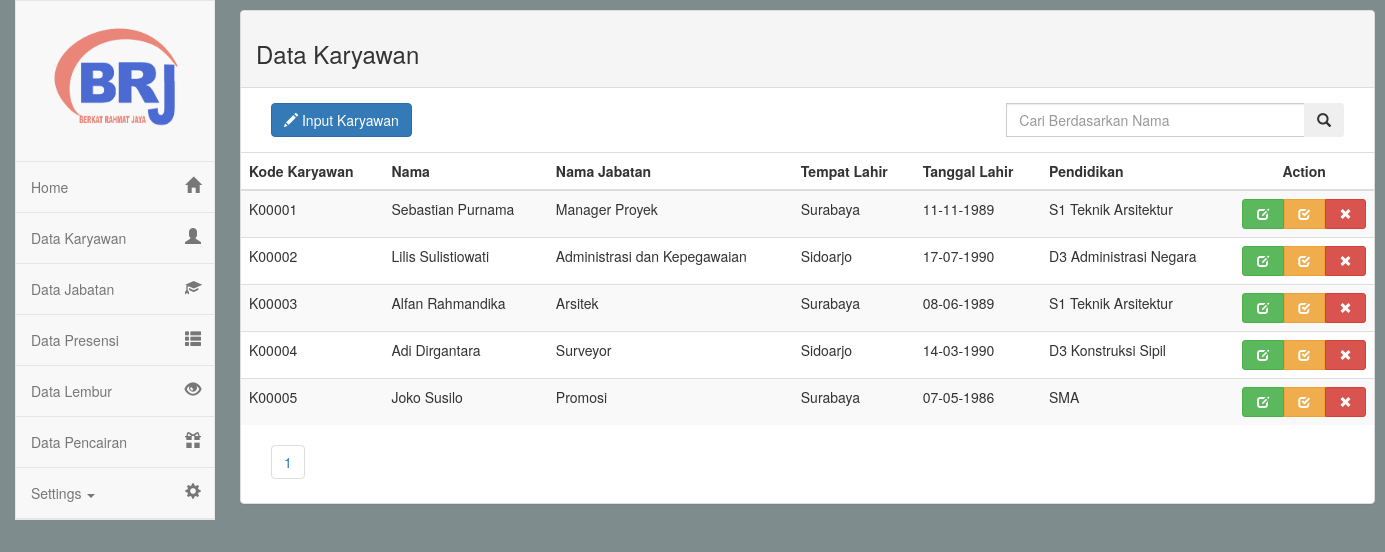
The app's page /dashboard.php?page=karyawan (signed in) with its own data.
### tables this page shows
CREATE TABLE `karyawan` (
  `kd_karyawan` varchar(255) NOT NULL,
  `kd_jabatan` int(11) DEFAULT NULL,
  `nama_jabatan` varchar(255) NOT NULL,
  `nama` varchar(255) NOT NULL,
  `jenis_kelamin` varchar(255) NOT NULL,
  `tempat_lahir` varchar(255) NOT NULL,
  `tgl_lahir` date NOT NULL,
  `agama` varchar(255) NOT NULL,
  `pendidikan` varchar(255) NOT NULL,
  `alamat` varchar(255) NOT NULL
);

### page/karyawan.php (the view, shortened to what this page needs)
<div class="row">
	<div class="col-md-12">
		<div class="panel panel-default">
			<div class="panel-heading">
				<h3>Data Karyawan</h3>
			</div>
			<div class="panel-body">
				<div class="row">
					<div class="col-md-4">
						<a href="" class="btn btn-primary" data-toggle="modal" data-target="#myModal"><span class="glyphicon glyphicon-pencil" aria-hidden="true"></span>  Input Karyawan</a>
					</div>
					<div class="col-md-4"></div>
					<div class="col-md-4">
						<form action="dashboard.php" method="get">
							<div class="input-group">
								<input type="text" class="form-control" name="cari" placeholder="Cari Berdasarkan Nama">
								<div class="input-group-btn">
									<button class="btn" type="submit">
										<i class="glyphicon glyphicon-search"></i>
									</button>
								</div>
							</div>
						</form>
					</div>
				</div>
			</div>
			<div class="table-responsive">
				<table class="table table-striped">
					<thead>
						<tr>
							<th>Kode Karyawan</th>
							<th>Nama</th>
							<th>Nama Jabatan</th>
							<th>Tempat Lahir</th>
							<th>Tanggal Lahir</th>
							<th>Pendidikan</th>
							<th style="text-align: center;">Action</th>
						</tr>
					</thead>
					<tbody>
						<?php
						include 'koneksi.php';
						$halaman = 10;
						$page = isset($_GET["halaman"]) ? (int)$_GET["halaman"] : 1;
						$mulai = ($page>1) ? ($page * $halaman) - $halaman : 0;
						$result = mysqli_query($koneksi, "SELECT * FROM karyawan");
						$total = mysqli_num_rows($result);
						$pages = ceil($total/$halaman);
						if(isset($_GET['cari'])){
							$cari = $_GET['cari'];
							$view = mysqli_query($koneksi, "select * from karyawan where nama like '%".$cari."%' LIMIT $mulai, $halaman") or die(mysqli_error());
						} else {
							$view = mysqli_query($koneksi, "select * from karyawan order by kd_karyawan LIMIT $mulai, $halaman") or die(mysqli_error());
						}
						while ($data = mysqli_fetch_assoc($view)) {
						?>
						<tr>
							<td><?php echo $data['kd_karyawan']; ?></td>
							<td><?php echo $data['nama']; ?></td>
							<td><?php echo $data['nama_jabatan']; ?></td>
							<td><?php echo $data['tempat_lahir']; ?></td>
							<td><?php echo date("d-m-Y", strtotime($data['tgl_lahir'])); ?></td>
							<td><?php echo $data['pendidikan']; ?></td>
							<td style="text-align: center;">
								<div style="table-layout: auto;" class="btn-group btn-group-justified btn-group-sm">
									<a href="dashboard.php?page=edit-karyawan&kd_karyawan=<?php echo $data['kd_karyawan']; ?>" class="btn btn-success" data-toggle="tooltip" title="Edit">
										<span class="glyphicon glyphicon-edit" aria-hidden="true"></span>
									</a>
									<a href="dashboard.php?page=detail-karyawan&kd_karyawan=<?php echo $data['kd_karyawan']; ?>" class="btn btn-warning" data-toggle="tooltip" title="Detail">
										<span class="glyphicon glyphicon-check" aria-hidden="true"></span>
									</a>
									<a href="hapus-karyawan.php?kd_karyawan=<?php echo $data['kd_karyawan']; ?>" class="btn btn-danger" onclick="return confirm('Konfirmasi Hapus !!')" data-toggle="tooltip" title="Hapus">
										<span class="glyphicon glyphicon-remove" aria-hidden="true"></span>
									</a>
								</div>
							</td>
						</tr>
						<?php } ?>
					</tbody>
				</table>
				<ul class="pagination" style="margin-left: 30px">
					<?php for ($i=1; $i<=$pages ; $i++){ ?>
						<li>
							<a href="dashboard.php?page=karyawan&halaman=<?php echo $i; ?>"><?php echo $i; ?></a>
						</li>
					<?php } ?>
				</ul>
			</div>
		</div>
	</div>
</div>

### dashboard.php (shortened to what this page needs)
<!DOCTYPE html>
<html>
<head>
    <link href="https://maxcdn.bootstrapcdn.com/bootstrap/3.3.7/css/bootstrap.min.css" rel="stylesheet">
    <link rel="stylesheet" type="text/css" href="style/dashboard.css">
    <link rel="stylesheet" href="https://cdnjs.cloudflare.com/ajax/libs/font-awesome/4.7.0/css/font-awesome.min.css">
    <link href="https://maxcdn.bootstrapcdn.com/font-awesome/4.5.0/css/font-awesome.min.css" rel="stylesheet">
</head>
<body style="background-color: #7f8c8d;">
	<div class="container-fluid">
		<div class="row">
			<div class="col-md-12">
				<nav class="navbar navbar-default sidebar" role="navigation">
				    <div class="container-fluid">
						<div class="navbar-header">
							<a class="navbar-brand" href="dashboard.php?page=home" style="height: auto;">
								<img src="img/logono.png" style="width: 75%; margin: auto;">
							</a>
						</div>
						<div class="collapse navbar-collapse" id="bs-sidebar-navbar-collapse-1">
							<ul class="nav navbar-nav">
								<li><a href="dashboard.php?page=home">Home
									<span style="font-size:16px;" class="pull-right hidden-xs showopacity glyphicon glyphicon-home"></span></a></li>
								<li ><a href="dashboard.php?page=karyawan">Data Karyawan
									<span style="font-size:16px;" class="pull-right hidden-xs showopacity glyphicon glyphicon-user"></span></a></li>
								<li ><a href="dashboard.php?page=jabatan">Data Jabatan
									<span style="font-size:16px;" class="pull-right hidden-xs showopacity glyphicon glyphicon-education"></span></a></li>
								<li ><a href="dashboard.php?page=presensi">Data Presensi
									<span style="font-size:16px;" class="pull-right hidden-xs showopacity glyphicon glyphicon-th-list"></span></a></li>
								<li ><a href="dashboard.php?page=lembur">Data Lembur
									<span style="font-size:16px;" class="pull-right hidden-xs showopacity glyphicon glyphicon-eye-open"></span></a></li>
								<li ><a href="dashboard.php?page=pencairan">Data Pencairan
									<span style="font-size:16px;" class="pull-right hidden-xs showopacity glyphicon glyphicon-gift"></span></a></li>
								<li class="dropdown">
									<a href="#" class="dropdown-toggle" data-toggle="dropdown">Settings <span class="caret"></span><span style="font-size:16px;" class="pull-right hidden-xs showopacity glyphicon glyphicon-cog"></span></a>
								</li>
							</ul>
						</div>
					</div>
				</nav>
				<div class="main">
					<?php
					if (isset($_GET['page'])) {
						$page = $_GET['page'];
						switch ($page) {
							case 'karyawan':
								include 'page/karyawan.php';
								break;
						}
					}else{
						include 'page/home.php';
					}
					?>
				</div>
			</div>
		</div>
	</div>
</body>
</html>

### style/dashboard.css (style rules this page uses)
body,html { height: 100%; }
.main .row { padding: 0px; margin: 0px; }
nav.sidebar.navbar { border-radius: 0px; }
nav.sidebar, .main { -webkit-transition: margin 200ms ease-out; -moz-transition: margin 200ms ease-out; -o-transition: margin 200ms ease-out; transition: margin 200ms ease-out; }
.main { padding: 10px 10px 0 10px; }
@media (min-width: 768px) { .main { position: absolute; width: calc(100% - 40px); margin-left: 40px; float: right; } }
@media (min-width: 768px) { nav.sidebar.navbar.sidebar>.container .navbar-brand, .navbar>.container-fluid .navbar-brand { margin-left: 0px; } }
@media (min-width: 768px) { nav.sidebar .navbar-brand, nav.sidebar .navbar-header { text-align: center; width: 100%; margin-left: 0px; } }
@media (min-width: 768px) { nav.sidebar a { padding-right: 13px; } }
@media (min-width: 768px) { nav.sidebar .navbar-nav > li:first-child { border-top: 1px #e5e5e5 solid; } }
@media (min-width: 768px) { nav.sidebar .navbar-nav > li { border-bottom: 1px #e5e5e5 solid; } }
@media (min-width: 768px) { nav.sidebar .navbar-collapse, nav.sidebar .container-fluid { padding: 0 0px 0 0px; } }
@media (min-width: 768px) { nav.sidebar { width: 200px; height: 100%; margin-left: -160px; float: left; z-index: 8000; margin-bottom: 0px; } }
@media (min-width: 768px) { nav.sidebar li { width: 100%; } }
@media (min-width: 1330px) { .main { width: calc(100% - 200px); margin-left: 200px; } }
@media (min-width: 1330px) { nav.sidebar { margin-left: 0px; float: left; } }

### records on screen
karyawan: kd_karyawan "K00001", nama "Sebastian Purnama", nama_jabatan "Manager Proyek", tempat_lahir "Surabaya", tgl_lahir "11-11-1989", pendidikan "S1 Teknik Arsitektur"
karyawan: kd_karyawan "K00002", nama "Lilis Sulistiowati", nama_jabatan "Administrasi dan Kepegawaian", tempat_lahir "Sidoarjo", tgl_lahir "17-07-1990", pendidikan "D3 Administrasi Negara"
karyawan: kd_karyawan "K00003", nama "Alfan Rahmandika", nama_jabatan "Arsitek", tempat_lahir "Surabaya", tgl_lahir "08-06-1989", pendidikan "S1 Teknik Arsitektur"
karyawan: kd_karyawan "K00004", nama "Adi Dirgantara", nama_jabatan "Surveyor", tempat_lahir "Sidoarjo", tgl_lahir "14-03-1990", pendidikan "D3 Konstruksi Sipil"
karyawan: kd_karyawan "K00005", nama "Joko Susilo", nama_jabatan "Promosi", tempat_lahir "Surabaya", tgl_lahir "07-05-1986", pendidikan "SMA"
